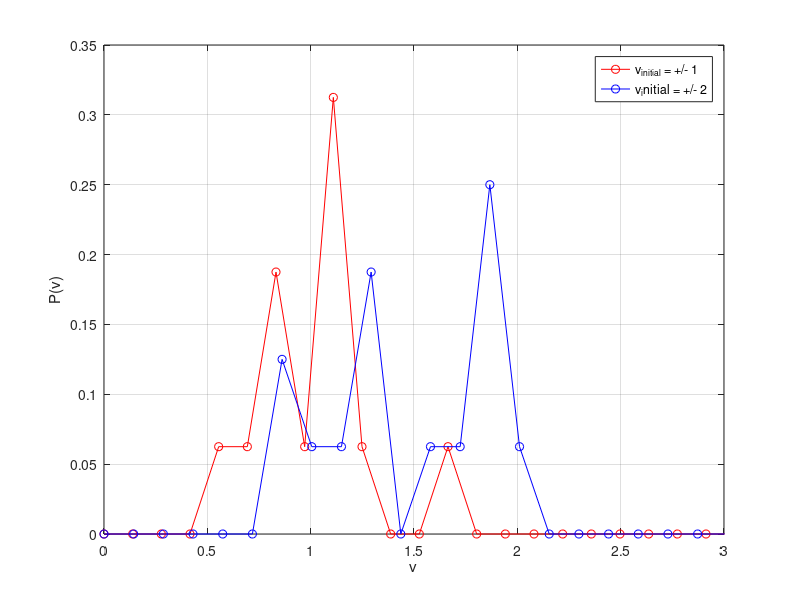

MATLAB code to generate this figure:
clc; clear; close all;

%% Computational Parameters Setting

N = 20;
d = 2.5;

T = 0.02;
R = 0.25;
V = 0.25;

drcut = 4;
nSteps = 1000;

plotDelay = 0.02;
plotStep = 5;

%% MD Initialising 

N = round(N^(1/2))^2;
L = ceil(d*N^(1/2));
drcut2 = drcut*drcut;

xprev = zeros(1,N);     yprev = zeros(1,N);  
xcurr = zeros(1,N);     ycurr = zeros(1,N);
xnew = zeros(1,N);      ynew = zeros(1,N);

vx0 = zeros(1,N);       vy0 = zeros(1,N);
vx = zeros(1,N);        vy = zeros(1,N);

g = d/2:d:L-(d/2);
[gx,gy] = meshgrid(g,g);
gx = gx(:);
gy = gy(:);
gx = gx(1:N);
gy = gy(1:N);

for i = 1:N
    xcurr(i) = gx(i) + 2*(rand-0.5)*R;
    ycurr(i) = gy(i) + 2*(rand-0.5)*R;
    vx0(i) = rand*2-1;
    vy0(i) = rand*2-1;
    xprev(i) = xcurr(i) - vx0(i)*T;
    yprev(i) = ycurr(i) - vy0(i)*T;
end

% figure;
% p = scatter(xcurr,ycurr,'k','filled'); 
% hold on;
% ax = gca;
% ax.XLim = [0 L];   ax.XLabel.String = 'x';
% ax.YLim = [0 L];   ax.YLabel.String = 'y';
% ax.GridAlpha = 0.15;    ax.Box = 'on';
% ax.Title.String = ({'2D Molecular Dynamics Simulation';'step = 0'});


%% MD Simulation
run = 1;
count = 0;
m = 0;

for n = 1:nSteps
    
    dx = repmat(xcurr',[1,N])-repmat(xcurr,[N,1]);
    dy = repmat(ycurr',[1,N])-repmat(ycurr,[N,1]);

    dx = dx - L*round(dx/L);
    dy = dy - L*round(dy/L);

    dr2 = dx.^2 + dy.^2;

    [row,col,DR2] = find(triu(dr2,1));
    linearIndex = (col-1)*N+row;
    dx = dx(linearIndex);
    dy = dy(linearIndex);

    invDR2 = zeros(size(DR2));
    cfIndex = (DR2<drcut2);
    invDR2(cfIndex) = 1./DR2(cfIndex);
    f = 48*invDR2.^4.*(invDR2.^3 - 0.5);

    fx = f.*dx;
    fy = f.*dy;

    fx = full(sparse(row,col,fx,N,N));
    fy = full(sparse(row,col,fy,N,N));

    fx = sum(-fx'+fx,2);
    fy = sum(-fy'+fy,2);

    for i = 1:N
        xnew(i) = 2*xcurr(i) - xprev(i) + fx(i)*T^2;
        ynew(i) = 2*ycurr(i) - yprev(i) + fy(i)*T^2;
        
        if xnew(i) < 0
            xnew(i) = xnew(i) + L;
        end
        if xnew(i) > L
            xnew(i) = xnew(i) - L;
        end
        if ynew(i) < 0
            ynew(i) = ynew(i) + L;
        end
        if ynew(i) > L
            ynew(i) = ynew(i) - L;
        end
        
        vx(i) = (xnew(i) - xprev(i))/(2*T);
        vy(i) = (ynew(i) - yprev(i))/(2*T);
    end
        count = count + 1;
        
%% TAKING THE VALUES OF SPEED AFTER EVERY 10 ITERATIONS
        
        if count == 10
        m = m + 1;
        v(:,m) = sqrt(vx.^2 + vy.^2);
        count = 0;
        end
    
%%        
      for i = 1:N
           xprev(i) = xcurr(i);
           yprev(i) = ycurr(i);
           xcurr(i) = xnew(i);
           ycurr(i) = ynew(i); 
      end
    

%     if mod(n,plotStep) == 0       
%         p.XData = xcurr;
%         p.YData = ycurr;
%         scatter(xcurr(run),ycurr(run),'ko');
%         ax.Title.String = ({'2D Molecular Dynamics Simulation';['step = ',num2str(n)]});
%         pause(plotDelay);
%     end

end

%% SEPERATING INTERVALs 0-20, 20-40, 40-60

for n=1:20
    v_20(:,n) = v(:,n);
    v_40(:,n) = v(:,n+19);
    v_60(:,n) = v(:,n+39);
end

%% MAKING BINS FOR PROBABILITY CALCULATION

s = size(v_20);
n_bins = 100;

v_20 = sum(v_20,2)/20;

interval_20 = max(v_20)/n_bins;
probs_20 = zeros(n_bins,1);
j = 1;

for n = 1:n_bins
for i = 1:s(1)
    
   if  v_20(i) <= n*interval_20 && v_20(i)> (n-1)*interval_20
       probs_20(n) = probs_20(n) + 1;
   end
end    
end
probs_20 = probs_20/s(1);

%% PLOTTING SPEED DISTRIBUTION
up = (max(v_20)-interval_20);
bins = (0:interval_20:up)';

plot(bins,probs_20,'ro-')
xlabel('v')
ylabel('P(v)')
grid on
hold on

xlim([0 3])
legend('v_{initial} = +/- 1','v_initial = +/- 2')

%%
%% MD Initialising 

N = round(N^(1/2))^2;
L = ceil(d*N^(1/2));
drcut2 = drcut*drcut;

xprev = zeros(1,N);     yprev = zeros(1,N);  
xcurr = zeros(1,N);     ycurr = zeros(1,N);
xnew = zeros(1,N);      ynew = zeros(1,N);

vx0 = zeros(1,N);       vy0 = zeros(1,N);
vx = zeros(1,N);        vy = zeros(1,N);

g = d/2:d:L-(d/2);
[gx,gy] = meshgrid(g,g);
gx = gx(:);
gy = gy(:);
gx = gx(1:N);
gy = gy(1:N);

for i = 1:N
    xcurr(i) = gx(i) + 2*(rand-0.5)*R;
    ycurr(i) = gy(i) + 2*(rand-0.5)*R;
    vx0(i) = rand*4-2;
    vy0(i) = rand*4-2;
    xprev(i) = xcurr(i) - vx0(i)*T;
    yprev(i) = ycurr(i) - vy0(i)*T;
end

% figure;
% p = scatter(xcurr,ycurr,'k','filled'); 
% hold on;
% ax = gca;
% ax.XLim = [0 L];   ax.XLabel.String = 'x';
% ax.YLim = [0 L];   ax.YLabel.String = 'y';
% ax.GridAlpha = 0.15;    ax.Box = 'on';
% ax.Title.String = ({'2D Molecular Dynamics Simulation';'step = 0'});


%% MD Simulation
run = 1;
count = 0;
m = 0;

for n = 1:nSteps
    
    dx = repmat(xcurr',[1,N])-repmat(xcurr,[N,1]);
    dy = repmat(ycurr',[1,N])-repmat(ycurr,[N,1]);

    dx = dx - L*round(dx/L);
    dy = dy - L*round(dy/L);

    dr2 = dx.^2 + dy.^2;

    [row,col,DR2] = find(triu(dr2,1));
    linearIndex = (col-1)*N+row;
    dx = dx(linearIndex);
    dy = dy(linearIndex);

    invDR2 = zeros(size(DR2));
    cfIndex = (DR2<drcut2);
    invDR2(cfIndex) = 1./DR2(cfIndex);
    f = 48*invDR2.^4.*(invDR2.^3 - 0.5);

    fx = f.*dx;
    fy = f.*dy;

    fx = full(sparse(row,col,fx,N,N));
    fy = full(sparse(row,col,fy,N,N));

    fx = sum(-fx'+fx,2);
    fy = sum(-fy'+fy,2);

    for i = 1:N
        xnew(i) = 2*xcurr(i) - xprev(i) + fx(i)*T^2;
        ynew(i) = 2*ycurr(i) - yprev(i) + fy(i)*T^2;
        
        if xnew(i) < 0
            xnew(i) = xnew(i) + L;
        end
        if xnew(i) > L
            xnew(i) = xnew(i) - L;
        end
        if ynew(i) < 0
            ynew(i) = ynew(i) + L;
        end
        if ynew(i) > L
            ynew(i) = ynew(i) - L;
        end
        
        vx(i) = (xnew(i) - xprev(i))/(2*T);
        vy(i) = (ynew(i) - yprev(i))/(2*T);
    end
        count = count + 1;
        
%% TAKING THE VALUES OF SPEED AFTER EVERY 10 ITERATIONS
        
        if count == 10
        m = m + 1;
        v(:,m) = sqrt(vx.^2 + vy.^2);
        count = 0;
        end
    
%%        
      for i = 1:N
           xprev(i) = xcurr(i);
           yprev(i) = ycurr(i);
           xcurr(i) = xnew(i);
           ycurr(i) = ynew(i); 
      end
    

%     if mod(n,plotStep) == 0       
%         p.XData = xcurr;
%         p.YData = ycurr;
%         scatter(xcurr(run),ycurr(run),'ko');
%         ax.Title.String = ({'2D Molecular Dynamics Simulation';['step = ',num2str(n)]});
%         pause(plotDelay);
%     end

end

%% SEPERATING INTERVALs 0-20, 20-40, 40-60

for n=1:20
    v_20(:,n) = v(:,n);
    v_40(:,n) = v(:,n+19);
    v_60(:,n) = v(:,n+39);
end

%% MAKING BINS FOR PROBABILITY CALCULATION

s = size(v_20);
n_bins = 100;

v_20 = sum(v_20,2)/20;

interval_20 = max(v_20)/n_bins;
probs_20 = zeros(n_bins,1);
j = 1;

for n = 1:n_bins
for i = 1:s(1)
    
   if  v_20(i) <= n*interval_20 && v_20(i)> (n-1)*interval_20
       probs_20(n) = probs_20(n) + 1;
   end
end    
end
probs_20 = probs_20/s(1);

%% PLOTTING SPEED DISTRIBUTION
up = (max(v_20)-interval_20);
bins = (0:interval_20:up)';

plot(bins,probs_20,'bo-')
xlabel('v')
ylabel('P(v)')
grid on
hold on

xlim([0 3])
legend('v_{initial} = +/- 1','v_initial = +/- 2')
